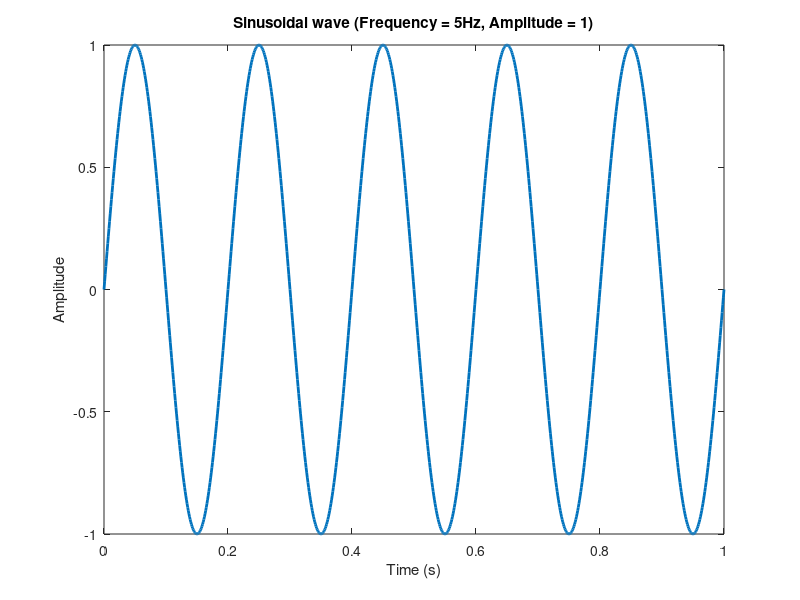
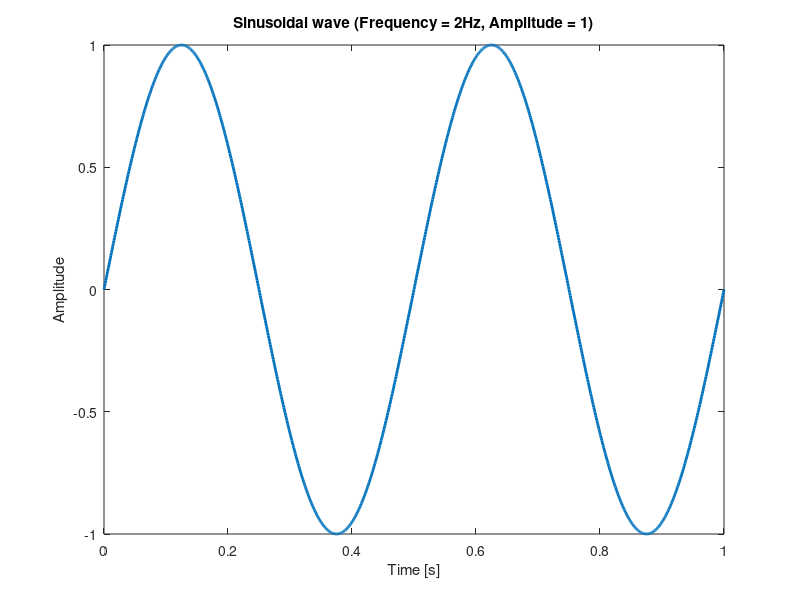
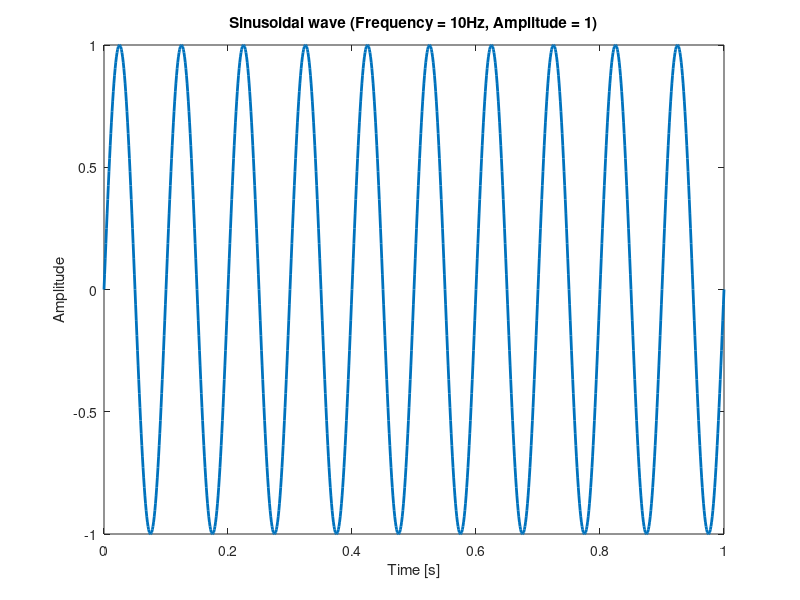
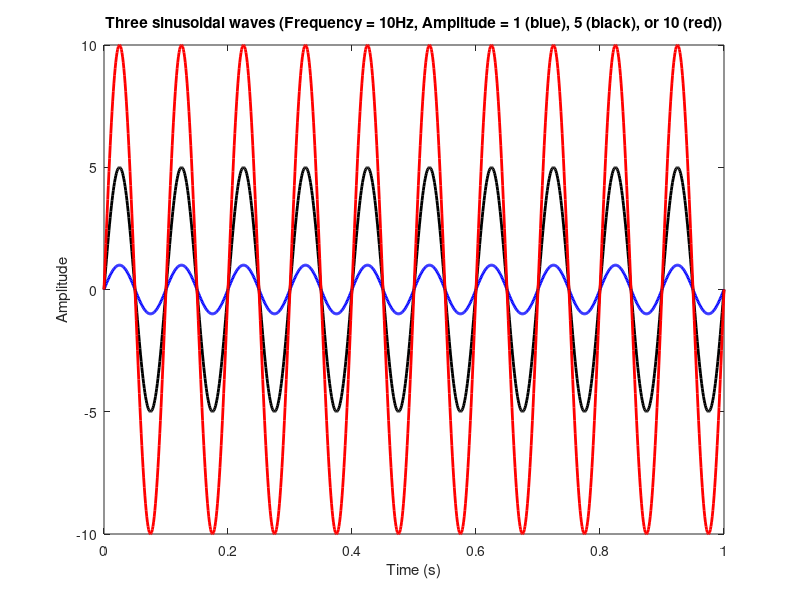

These figures' MATLAB source, in order:
%% Block Course Tutorial 2: Digital Signal Processing

% 1. Important Concepts of Digital Signals
%     1.1 Sinusoidal Waves
%     1.2 Frequency
%     1.3 Amplitude
%     1.4 Phase
%     1.5 Interactive Visualization

% 1. Important Concepts of Digital Signals
% This tutorial covers the basics of digital signal processing, starting
% with the fundamental concepts of digital signals. We will learn what the
% frequency, amplitude, and phase of a signal are using sinusoidal waves.
% You don't need to memorize equations or learn anything by heart. Simply
% try to understand the core concepts of digital signal processing
% mentioned above using the examples.

% 1.1 Sinusoidal Waves
% A sinusoidal wave is a fundamental signal form described by the equation
% y(t) = A * sin(2 * pi * f * t + phase). Here:
%     A is the amplitude,
%     f is the frequency,
%     phase is the phase, and
%     t is time.
%
% This may look very complicated at first. But you absolutely don't need to
% memorize this; it's more about understanding what components such a wave
% consists of. We will therefore deal with the components of this equation
% in the following.

% Visualization of a sinusoidal wave
t = 0:0.001:1; % Time vector from 0 to 1 second in steps of 1ms (0.001s)
f = 5; % Frequency of the sinusoidal wave in Hz
A = 1; % Amplitude

% Calculate sinusoidal wave
y = A * sin(2 * pi * f * t);

figure;
plot(t, y, 'LineWidth', 2);
title('Sinusoidal wave (Frequency = 5Hz, Amplitude = 1)');
xlabel('Time (s)');
ylabel('Amplitude');

% The diagram shows a periodic waveform that starts at an amplitude
% (y-axis) of 0 and moves between +1 and -1. The wave completes five full
% cycles within one second, which corresponds to a frequency of 5 Hz. A
% cycle is defined as the complete movement of the wave from 0 upward,
% back down, and again to 0. The number of cycles per second is given in
% Hertz (Hz).
%
% Don't worry, we'll look at all of this step by step now.

% 1.2 Frequency
% The frequency of a signal describes how often an oscillation (cycle)
% occurs per second. It is measured in Hertz (Hz, "oscillations per
% second").

% Visualization of a sinusoidal wave with 2 Hz
t = 0:0.001:1; % Time vector from 0 to 1 second in steps of 1ms (0.001s)
f = 2; % Frequency (Hz)
A = 1; % Amplitude

% Calculate sinusoidal wave
y = A * sin(2 * pi * f * t);

% Plot first sinusoidal wave
figure;
plot(t, y, 'LineWidth', 2);
xlabel('Time [s]');
ylabel('Amplitude');
title('Sinusoidal wave (Frequency = 2Hz, Amplitude = 1)');

% The sinusoidal wave with a frequency of 2 Hz thus has 2 cycles in one
% second. Let's look at this again with a frequency of 10 Hz.

% Visualization of a sinusoidal wave with 10 Hz
t = 0:0.001:1; % Time vector from 0 to 1 second in steps of 1ms (0.001s)
f = 10; % Frequency (Hz)
A = 1; % Amplitude

% Calculate sinusoidal wave
y = A * sin(2 * pi * f * t);

% Plot first sinusoidal wave
figure;
plot(t, y, 'LineWidth', 2);
xlabel('Time [s]');
ylabel('Amplitude');
title('Sinusoidal wave (Frequency = 10Hz, Amplitude = 1)');

% 1.3 Amplitude
% The amplitude (y-axis) of a signal indicates the maximum expression of
% the signal. It determines how "strong" the signal is. To make amplitude
% differences visible, three sinusoidal waves with the same frequency but
% different amplitudes are plotted here in one figure.

% Visualization of signals with different amplitudes
t = 0:0.001:1; % Time vector from 0 to 1 second in steps of 1ms (0.001s)
f = 10; % Frequency (Hz)
A1 = 1; % Amplitude of first wave: 1
A2 = 5; % Amplitude of second wave: 5
A3 = 10; % Amplitude of third wave: 10

y1 = A1 * sin(2 * pi * f * t);
y2 = A2 * sin(2 * pi * f * t);
y3 = A3 * sin(2 * pi * f * t);

figure;
plot(t, y1, 'b', 'LineWidth', 2); % 'b' for blue line
title('Three sinusoidal waves (Frequency = 10Hz, Amplitude = 1 (blue), 5 (black), or 10 (red))');
xlabel('Time (s)');
ylabel('Amplitude');
hold on; % Allows us to display multiple signals in the same plot
plot(t, y2, 'k', 'LineWidth', 2); % 'k' for black line
plot(t, y3, 'r', 'LineWidth', 2); % 'r' for red line

% So we see here that our three sinusoidal waves have the same number of
% peaks and valleys – they have the same frequency – but they differ in
% the extent of the deflections upward and downward: the amplitude.

% 1.4 Phase
% The phase of a signal does not describe the frequency or amplitude of a
% signal, but rather where exactly we are on the cycle of a wave (for
% example, right at a "peak" or in a "valley"). Moreover, two signals can
% have identical amplitude and frequency but start at time 0s with a
% different "phase". This is called phase shift. In the following, the
% phase itself and phase shift are explained using π and radians. You don't
% necessarily need to understand this mathematically, but simply understand
% the concepts of phase/phase shift.

% Visualization of signals with different phases
f = 3; % Frequency (Hz)
phase1 = 0; % Phase 0
phase2 = pi/2; % Phase pi/2 = 180°/2 = 90°

y1 = sin(2 * pi * f * t + phase1);
y2 = sin(2 * pi * f * t - phase2);

figure;
plot(t, y1, 'b', 'LineWidth', 2);
hold on
plot(t, y2, 'r', 'LineWidth', 2);
title('Two sinusoidal waves (Frequency = 3Hz, Phase = 0 (blue) or 90° (red))');
xlabel('Time (s)');
ylabel('Amplitude');

% In this example, we have two identical sinusoidal waves (in terms of
% frequency and amplitude). The blue wave starts with phase 0 (thus at the
% exact midpoint of the oscillation), but the red wave is phase-shifted
% (here in the example by π/2 or 90°). In the visualization, this is shown
% by a shift of the red wave compared to the blue wave.
%
% You can think of it like two people sitting on a swing: If both swing at
% exactly the same time, they are always in exactly the same phase. If one
% person starts later, they are phase-shifted.
%
% In mathematics, this shift is measured with an angle in radians (a unit
% for angles). A complete oscillation cycle of a sinusoidal wave corresponds
% to 2π (360°) radians. A phase shift of π/2 (90°), as in our example,
% means that the second wave starts exactly one quarter of the oscillation
% later. In the plot, you can see this by the fact that the red wave always
% rises 25% later than the blue wave.

% 1.5 Interactive Visualization
% With the sliders in the code below, you are welcome to experiment a bit
% for a deeper understanding to see how the waves change depending on which
% values the parameters Amplitude, Frequency, or Phase take.

% Interactive visualization of a sinusoidal wave
t = 0:0.001:1; % Time vector from 0 to 1 second in steps of 1ms (0.001s)
Frequency  = 4;  % Frequency in Hz (0-100)
Amplitude = 4;   % Amplitude (0-25)
Phase     = 180; % Phase (0-360)

% Calculate sinusoidal wave
y = Amplitude * sin(2 * pi * Frequency * t + Phase);

% Plot sinusoidal wave
figure;
plot(t, y, 'LineWidth', 2);
xlabel('Time [s]');
ylabel('Amplitude');
title(['Sinusoidal wave (Frequency = ', num2str(Frequency) , 'Hz, Amplitude = ', num2str(Amplitude) ', Phase = ', num2str(Phase) ')']);
